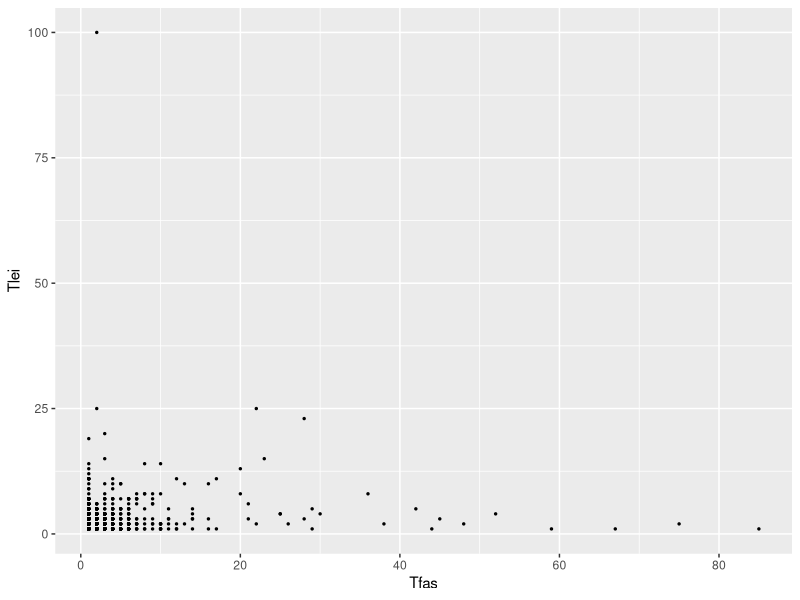
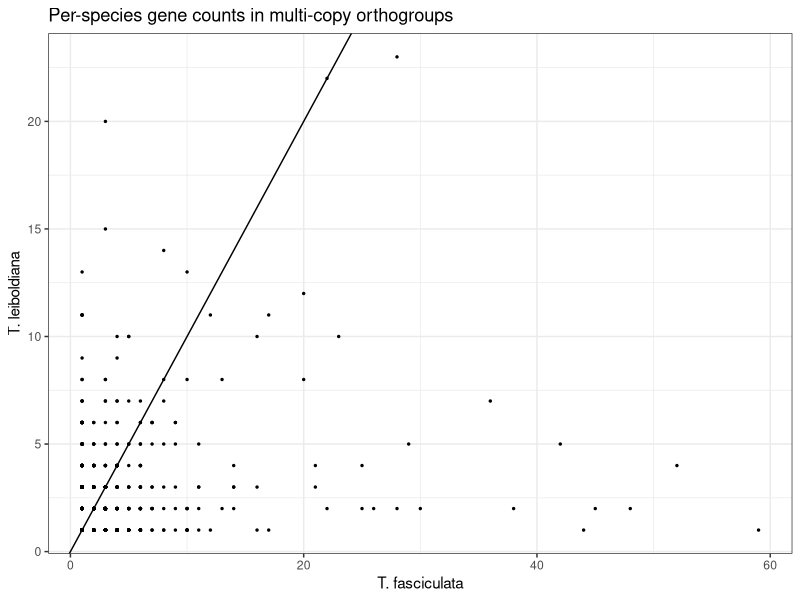

Write R code to recreate these figures, in order.
# Studying differences in gene family sizes between Tfas and Tlei

library(ggplot2)

setwd("/home/clara/Documents/GitHub/Tillandsia-compgenomics/Gene-family-evo-tfas-tlei/")
counts <- read.table("orthogroups_Tfas_Tlei_Acom.counts.no_TEs.size_corrections.txt", sep = '\t')
colnames(counts) <- c("og_id", "Acom", "Tfas", "Tlei")

# Filter out unique orthogroups
counts_Tfas_Tlei <- counts[counts$Tfas != 0 & counts$Tlei != 0,]
ggplot(counts_Tfas_Tlei, aes(x=Tfas, y=Tlei)) + geom_point(size = .5)

# Same without plastid annotations
counts_noplastid <- read.table("orthogroups_Tfas_Tlei_Acom.counts.no_TEs.size_corrections-bothspecies.no_plastid-mito-ribo.txt",
                               sep = "\t")
colnames(counts_noplastid) <- c("og_id", "Acom", "Tfas", "Tlei")
counts_Tfas_Tlei_npl <- counts_noplastid[counts_noplastid$Tfas != 0 & counts_noplastid$Tlei != 0,]
counts_Tfas_Tlei_npl <- counts_Tfas_Tlei_npl[counts_Tfas_Tlei_npl$og_id != "OG0000015",]

ggplot(counts_Tfas_Tlei_npl, aes(x=Tfas, y=Tlei)) + geom_point(size = .5) +
  geom_abline(intercept = 0, slope = 1) +
  labs(title = "Per-species gene counts in multi-copy orthogroups") +
  ylab(label = "T. leiboldiana") +
  xlab(label = "T. fasciculata") +
  theme_bw()

counts_Tfas_Tlei_npl_multi <- counts_Tfas_Tlei_npl[!(counts_Tfas_Tlei_npl$Tfas == 1 & counts_Tfas_Tlei_npl$Tlei == 1),]
write.table(counts_Tfas_Tlei_npl_multi, file = "orthogroup_selection_for_GO_term_all.txt", sep = "\t")

chisq.test(counts_Tfas_Tlei_npl$Tfas, counts_Tfas_Tlei_npl$Tlei, correct=FALSE)
  
